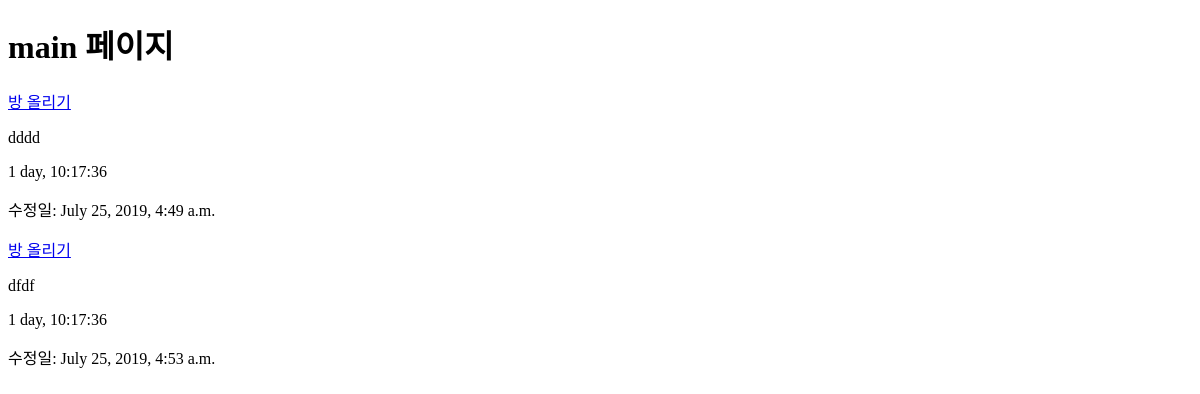
Page /post/ on the earlier database version.
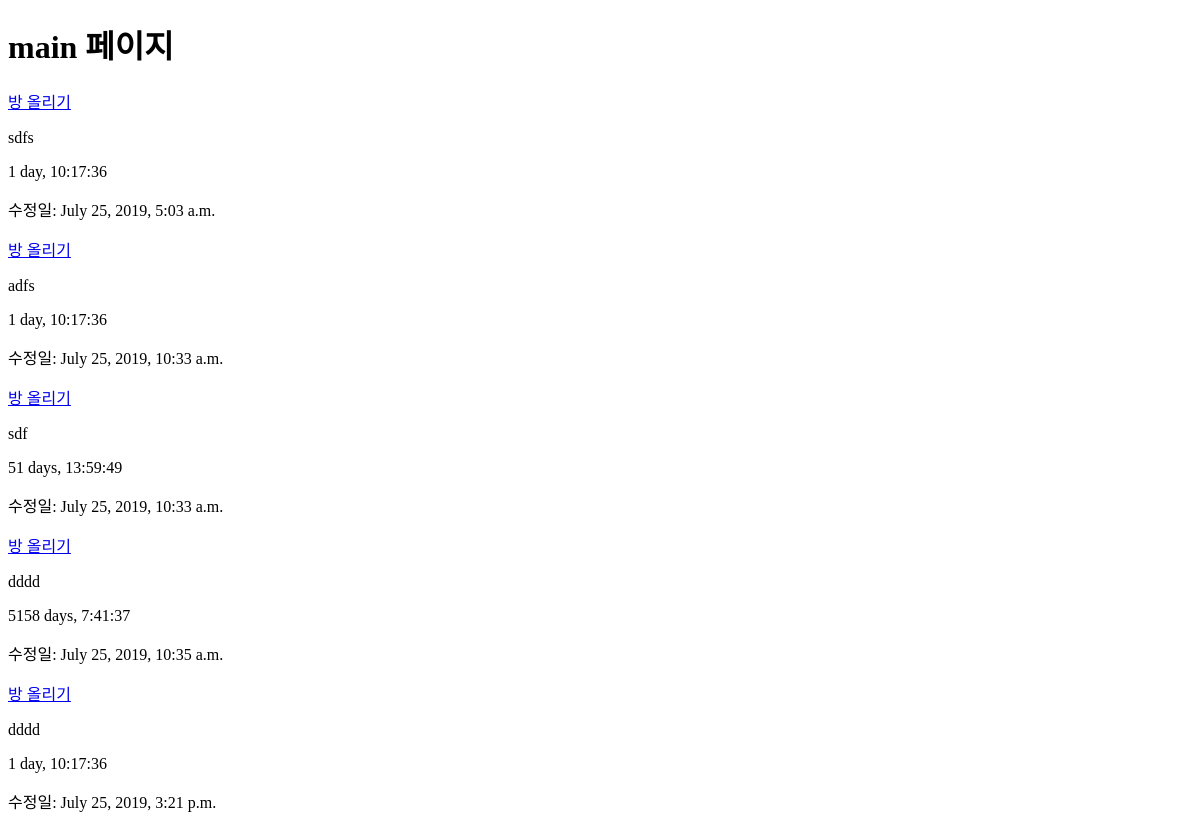
Same page on the later database version.
### post/models.py (models this page shows, shortened)
class Post(models.Model):
    Location_list =(
        ('서울특별시','서울특별시'),
        ('부산광역시','부산광역시'),
        ('세종특별시','세종특별시'),
        ('충청북도','충청북도'),
        ('충청남도','충청남도'),
        ('전라북도','전라북도'),
        ('전라남도','전라남도'),
        ('대구광역시','대구광역시'),
        ('제주특별시','제주특별시'),
        ('경상북도','경상북도'),
        ('경상남도','경상남도'),
    )
    Category_list = (
        ('study','StudyRoom'),
        ('performance','PerformanceRoom'),
        ('practice','PracticeRoom'),
        ('etc','etc'),
    )
    Option_list =(
        ('vim','vim'),
        ('board', 'board'),
        ('desk', 'desk'),
        ('multitap','multitap'),
        ('speaker','speaker'),
        ('lights','lights'),
        ('mirror','mirror'),
        ('air','airconditioner'),
        ('printer','printer'),
    )
    title = models.CharField(max_length=50)
    context = models.TextField()
    choose_date = models.DurationField() #!!!!!!! 일정 기간을 저장하는 필드를 만들기
    '''지역 선택'''
    location = models.CharField(choices=Location_list, max_length=30, default=default_city)
    '''공간 유형 선택'''
    category = MultiSelectField(choices=Category_list, max_length=50, blank=True)
    etc_what = models.CharField(max_length=50, null=True,blank=True)
    '''물건 대여 선택'''
    Option = MultiSelectField(choices=Option_list, max_length=50,default=False, blank=True)
    created_date = models.DateTimeField(auto_now_add=True)  # 글 작성 시간 :  시간이 있는 날짜를 저장하는 datetime 필드를 만들기
    Modified_date = models.DateTimeField(auto_now=True) # 글 게시 날짜

### post/views.py (the view)
# urls.py: path('', views.IndexView.as_view(), name='main'),
class IndexView(ListView):
    model = 'Post'
    template_name = 'post/post_list.html' # 디폴트 템플릿명: <app_label>/<model_name>_list.html
    context_object_name = 'post_list' # 디폴트 컨텍스트 변수명 :  object_list
    def get_queryset(self): # 컨텍스트 오버라이딩
      return Post.objects.order_by('Modified_date')[:5]

### templates/post/post_list.html (shortened to what this page needs)
<!DOCTYPE html>
<html lang="en">
<head>
</head>
<body>
    <h1>main 페이지</h1>
    {% for post in post_list %}
       <div>
            <p><a href="{% url 'post:post_new' %}">방 올리기</a></p>
            <p>{{post.title}}</p>
            <p>{{post.choose_date}}</p>
            <p>수정일: {{ post.Modified_date }}</p>
       </div>
    {%endfor%}
</body>
</html>

Differences in the rows shown:
removed Post: title "dddd", choose_date "1 day, 10:17:36", Modified_date "July 25, 2019, 4:49 a.m."
added Post: title "sdfs", choose_date "1 day, 10:17:36", Modified_date "July 25, 2019, 5:03 a.m."
changed Post: title "dfdf" → "adfs"; Modified_date "July 25, 2019, 4:53 a.m." → "July 25, 2019, 10:33 a.m."
added Post: title "sdf", choose_date "51 days, 13:59:49", Modified_date "July 25, 2019, 10:33 a.m."
added Post: title "dddd", choose_date "5158 days, 7:41:37", Modified_date "July 25, 2019, 10:35 a.m."
added Post: title "dddd", choose_date "1 day, 10:17:36", Modified_date "July 25, 2019, 3:21 p.m."
